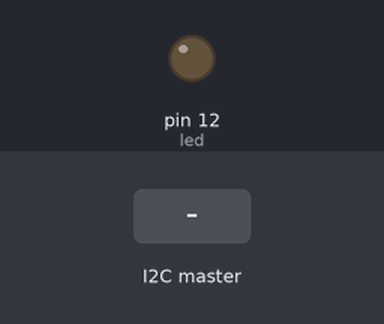
Simulated run of this sketch. Board: Arduino Uno, built with avr-gcc and run on an emulated ATmega328P. On the bench: output pins drawn as LEDs (lit = HIGH). The inputs (shaded band) are chosen by the test bench.

Above: at 1.2 s.
1.3 s: the I2C master sends the byte 1
At 2.4 s:
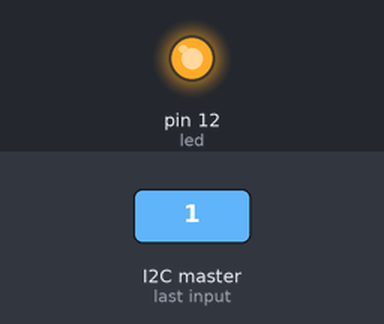
2.8 s: the I2C master sends the byte 0
At 3.6 s:
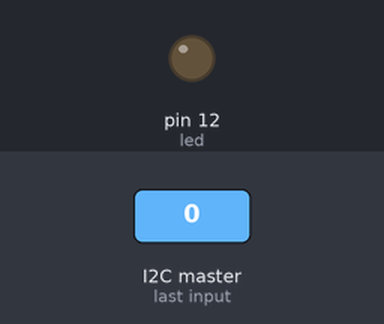
4.3 s: the I2C master sends the byte 2
At 4.7 s:
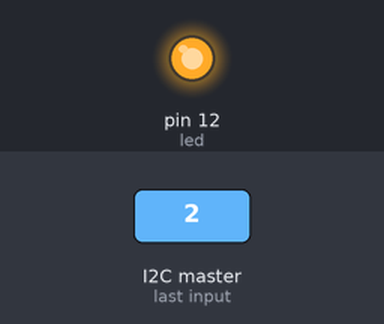
Timing chart, 0 to 7.3 s (numbered marks = the images above; inputs shaded):
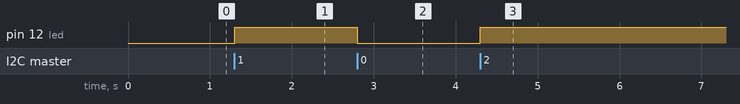

The sketch:

i2c_Ardino.ino
```cpp
//referenced : thegeekpub.com
#include <Wire.h>

const int led = 12;

void setup() {
  Wire.begin(0x8); // join I2c bus as slave with address 8

  Wire.onReceive(receiveValue);

  pinMode(led, OUTPUT);
  digitalWrite(led, LOW); // it is off at the start
}


// function that executes when the data is received from the master
void receiveValue(int howMany) {
  while (Wire.available()) { //loop through all except last
    char val = Wire.read(); // receive byte as a character
    digitalWrite(led, val);
  }
}

void loop() {
  delay(100);
}
```

Measured:
- after the input at 1.3 s, pin 12 (led): LOW → HIGH at once
- after the input at 2.8 s, pin 12 (led): HIGH → LOW at once
- after the input at 4.3 s, pin 12 (led): LOW → HIGH at once
